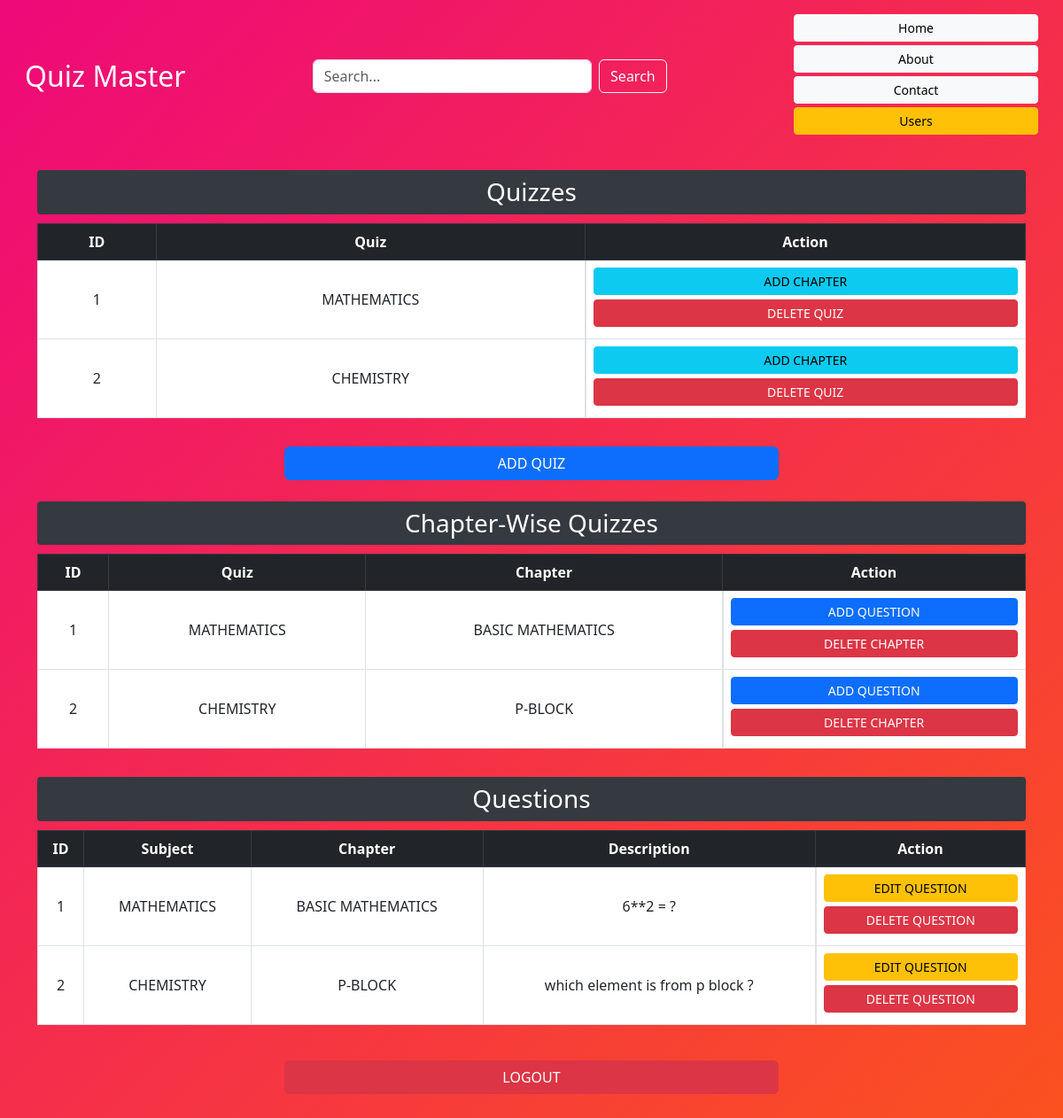
The app's page /admin/dashboard (signed in) with its own data.
### app.py (models this page shows)
class Quiz(db.Model):
    id = db.Column(db.Integer, primary_key=True)
    title = db.Column(db.String(100), nullable=False)
    created_at = db.Column(db.DateTime, default=datetime.utcnow)
    chapters = db.relationship('Chapter', backref='quiz', lazy=True, cascade='all, delete-orphan')

class Chapter(db.Model):
    id = db.Column(db.Integer, primary_key=True)
    title = db.Column(db.String(50), nullable=False)
    quiz_id = db.Column(db.Integer, db.ForeignKey('quiz.id'), nullable=False)
    created_at = db.Column(db.DateTime, default=datetime.utcnow)

class Question(db.Model):
    id = db.Column(db.Integer, primary_key=True)
    quiz_id = db.Column(db.Integer, db.ForeignKey('quiz.id'), nullable=False)
    chapter_id = db.Column(db.Integer, db.ForeignKey('chapter.id'), nullable=False)
    question_statement = db.Column(db.Text, nullable=True)
    question_image = db.Column(db.String(200), nullable=True)
    option_1 = db.Column(db.String(200), nullable=False)
    option_2 = db.Column(db.String(200), nullable=False)
    option_3 = db.Column(db.String(200), nullable=False)
    option_4 = db.Column(db.String(200), nullable=False)
    correct_option = db.Column(db.Integer, nullable=False)
    explanation = db.Column(db.Text, nullable=True)
    created_at = db.Column(db.DateTime, default=datetime.utcnow)
    quiz = db.relationship('Quiz', backref='questions')
    chapter = db.relationship('Chapter', backref='questions')

### app.py (the view)
@app.route('/admin/dashboard')
@admin_required
def admin_dashboard():
    search_query = request.args.get('search', '').strip().lower()
    if search_query:
        quizzes = Quiz.query.filter(Quiz.title.ilike(f'%{search_query}%')).all()
    else:
        quizzes = Quiz.query.all()
    chapters = Chapter.query.filter(Chapter.quiz_id.in_([q.id for q in quizzes])).all() if quizzes else []
    questions = Question.query.filter(Question.quiz_id.in_([q.id for q in quizzes])).all() if quizzes else []
    return render_template('admin_dashboard.html', quizzes=quizzes, chapters=chapters, questions=questions, search_query=search_query)

### app.py (called while the page is built)
def admin_required(f):
    @wraps(f)
    def decorated_function(*args, **kwargs):
        if 'admin_id' not in session:
            flash('Admin access required.', 'danger')
            return redirect(url_for('admin_login'))
        return f(*args, **kwargs)
    return decorated_function

### templates/admin_dashboard.html (shortened to what this page needs)
<!DOCTYPE html>
<html lang="en">
<head>
  <link href="https://cdn.jsdelivr.net/npm/bootstrap@5.3.0/dist/css/bootstrap.min.css" rel="stylesheet">
</head>
<body>
  <header class="p-3">
    <div class="container-fluid d-flex flex-wrap justify-content-between align-items-center">
      <h2 class="mb-2 mb-md-0">Quiz Master</h2>
      <form class="d-flex mx-3 flex-grow-1" role="search" style="max-width:400px;">
        <input type="text" class="form-control me-2" name="search" value="{{ search_query }}" placeholder="Search...">
        <button class="btn btn-outline-light" type="submit">Search</button>
      </form>
      <nav class="mt-2 mt-md-0">
        <a href="/" class="btn btn-light btn-sm me-2 mb-1">Home</a>
        <a href="/about" class="btn btn-light btn-sm me-2 mb-1">About</a>
        <a href="/contact" class="btn btn-light btn-sm me-2 mb-1">Contact</a>
        <a href="/admin/users" class="btn btn-warning btn-sm mb-1">Users</a>
      </nav>
    </div>
  </header>
  <div class="container card-container">
    <h3 class="section-title">Quizzes</h3>
    <div class="table-responsive mb-3">
      <table class="table table-bordered align-middle text-center">
        <thead class="table-dark">
          <tr>
            <th>ID</th>
            <th>Quiz</th>
            <th>Action</th>
          </tr>
        </thead>
        <tbody>
          {% for quiz in quizzes %}
          <tr>
            <td>{{ quiz.id }}</td>
            <td>{{ quiz.title }}</td>
            <td class="d-flex flex-column align-items-center">
              <a href="/add/chapter/{{ quiz.id }}" class="btn btn-info btn-sm">ADD CHAPTER</a>
              <a href="/delete/quiz/{{ quiz.id }}" class="btn btn-danger btn-sm">DELETE QUIZ</a>
            </td>
          </tr>
          {% endfor %}
        </tbody>
      </table>
    </div>
    <div class="text-center mb-4">
      <a href="/add/quiz" class="btn btn-primary w-50">ADD QUIZ</a>
    </div>
    <h3 class="section-title">Chapter-Wise Quizzes</h3>
    <div class="table-responsive mb-3">
      <table class="table table-bordered align-middle text-center">
        <thead class="table-dark">
          <tr>
            <th>ID</th>
            <th>Quiz</th>
            <th>Chapter</th>
            <th>Action</th>
          </tr>
        </thead>
        <tbody>
          {% for chapter in chapters %}
          <tr>
            <td>{{ chapter.id }}</td>
            <td>{{ chapter.quiz.title }}</td>
            <td>{{ chapter.title }}</td>
            <td class="d-flex flex-column align-items-center">
              <a href="/add/question/{{ chapter.quiz.id }}/{{ chapter.id }}" class="btn btn-primary btn-sm">ADD QUESTION</a>
              <a href="/delete/chapter/{{ chapter.id }}" class="btn btn-danger btn-sm">DELETE CHAPTER</a>
            </td>
          </tr>
          {% endfor %}
        </tbody>
      </table>
    </div>
    <h3 class="section-title">Questions</h3>
    <div class="table-responsive mb-3">
      <table class="table table-bordered align-middle text-center">
        <thead class="table-dark">
          <tr>
            <th>ID</th>
            <th>Subject</th>
            <th>Chapter</th>
            <th>Description</th>
            <th>Action</th>
          </tr>
        </thead>
        <tbody>
          {% for question in questions %}
          <tr>
            <td>{{ question.id }}</td>
            <td>{{ question.quiz.title }}</td>
            <td>{{ question.chapter.title }}</td>
            <td>{{ question.question_statement }}</td>
            <td class="d-flex flex-column align-items-center">
              <a href="/edit/question/{{ question.id }}" class="btn btn-warning btn-sm">EDIT QUESTION</a>
              <a href="/delete/question/{{ question.id }}" class="btn btn-danger btn-sm">DELETE QUESTION</a>
            </td>
          </tr>
          {% endfor %}
        </tbody>
      </table>
    </div>
    <div class="text-center mt-4 mb-5">
      <a href="/admin/login" class="btn btn-danger w-50">LOGOUT</a>
    </div>
  </div>
</body>
</html>

### templates/admin_dashboard.html (style rules this page uses)
body { min-height: 100vh; background: linear-gradient(-45deg, #6a11cb, #2575fc, #ff6a00, #ee0979); background-size: 400% 400%; animation: gradientBG 12s ease infinite; }
header h2 { color: white; }
.card-container { margin-top: 20px; }
.btn-sm { width: 100%; margin-bottom: 5px; }
.section-title { color: #fff; background-color: #343a40; padding: 8px; border-radius: 4px; margin-bottom: 10px; text-align: center; }

### records on screen
Quiz: id "1", title "MATHEMATICS"
Quiz: id "2", title "CHEMISTRY"
Chapter: id "1", quiz "MATHEMATICS", title "BASIC MATHEMATICS"
Chapter: id "2", quiz "CHEMISTRY", title "P-BLOCK"
Question: id "1", quiz "MATHEMATICS", chapter "BASIC MATHEMATICS", question_statement "6**2 = ?"
Question: id "2", quiz "CHEMISTRY", chapter "P-BLOCK", question_statement "which element is from p block ?"
